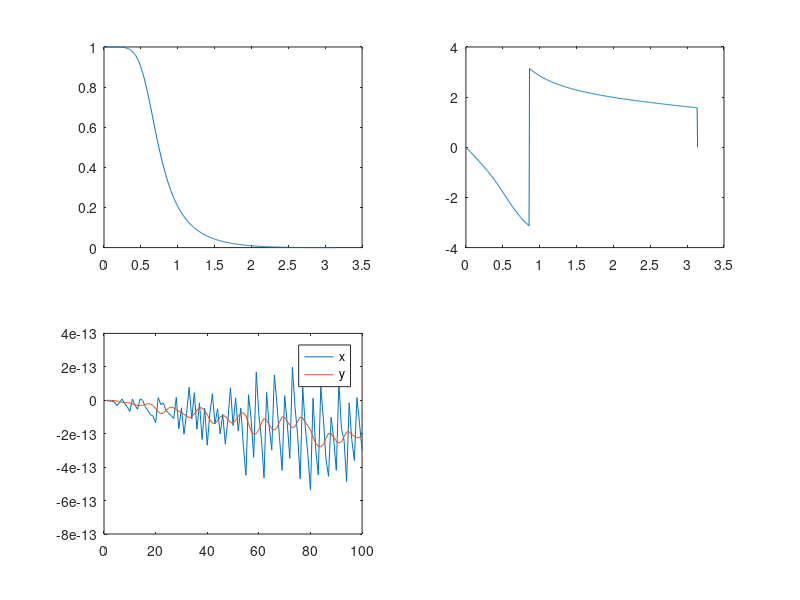

Reproduce this figure in MATLAB.
omega = linspace(0,pi,500);
b = [0.0181 0.0543 0.0543 0.0181];
a = [1 -1.76 1.1829 -0.2781];
m = 0:length(b)-1;
l = 0:length(a)-1;
num = b*exp(-j*m'*omega);
den = a*exp(-j*l'*omega);
H = num./den;
subplot(2,2,1);
plot(omega, abs(H));
subplot(2,2,2)
plot(omega,angle(H));

A1 = 2; A2 = 3;
n = 1:100;
fc1 = 0.5; fc2 = 3;
sin1 = A1* sin(2*pi*fc1*n);
sin2 = A2*sin(2*pi*fc2*n);
x = sin1 + sin2;
subplot(2,2,3)
y = filter(b,a,x);
plot(n,x);
hold on
plot(n,y);
legend('x','y')


